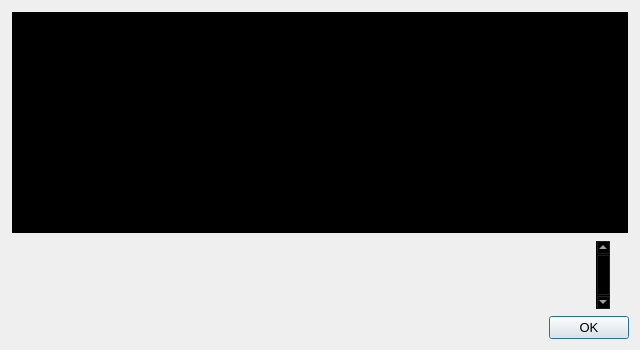
<?xml version="1.0" encoding="UTF-8"?>
<ui version="4.0">
 <class>HelpMessageDialog</class>
 <widget class="QDialog" name="HelpMessageDialog">
  <property name="geometry">
   <rect>
    <x>0</x>
    <y>0</y>
    <width>640</width>
    <height>350</height>
   </rect>
  </property>
  <property name="sizePolicy">
   <sizepolicy hsizetype="Fixed" vsizetype="Fixed">
    <horstretch>0</horstretch>
    <verstretch>0</verstretch>
   </sizepolicy>
  </property>
  <property name="maximumSize">
   <size>
    <width>640</width>
    <height>350</height>
   </size>
  </property>
  <property name="font">
   <font>
    <pointsize>10</pointsize>
   </font>
  </property>
  <property name="windowTitle">
   <string notr="true">BlocknetDX Core - Command-line options</string>
  </property>
  <property name="styleSheet">
   <string notr="true"/>
  </property>
  <layout class="QHBoxLayout" name="horizontalLayout_2">
   <item>
    <layout class="QVBoxLayout" name="verticalLayout">
     <item>
      <widget class="QTextEdit" name="helpMessage">
       <property name="maximumSize">
        <size>
         <width>16777215</width>
         <height>16777215</height>
        </size>
       </property>
       <property name="palette">
        <palette>
         <active>
          <colorrole role="WindowText">
           <brush brushstyle="SolidPattern">
            <color alpha="255">
             <red>255</red>
             <green>255</green>
             <blue>255</blue>
            </color>
           </brush>
          </colorrole>
          <colorrole role="Button">
           <brush brushstyle="SolidPattern">
            <color alpha="0">
             <red>0</red>
             <green>0</green>
             <blue>0</blue>
            </color>
           </brush>
          </colorrole>
          <colorrole role="Light">
           <brush brushstyle="SolidPattern">
            <color alpha="0">
             <red>0</red>
             <green>0</green>
             <blue>0</blue>
            </color>
           </brush>
          </colorrole>
          <colorrole role="Midlight">
           <brush brushstyle="SolidPattern">
            <color alpha="0">
             <red>0</red>
             <green>0</green>
             <blue>0</blue>
            </color>
           </brush>
          </colorrole>
          <colorrole role="Dark">
           <brush brushstyle="SolidPattern">
            <color alpha="0">
             <red>0</red>
             <green>0</green>
             <blue>0</blue>
            </color>
           </brush>
          </colorrole>
          <colorrole role="Mid">
           <brush brushstyle="SolidPattern">
            <color alpha="0">
             <red>0</red>
             <green>0</green>
             <blue>0</blue>
            </color>
           </brush>
          </colorrole>
          <colorrole role="Text">
           <brush brushstyle="SolidPattern">
            <color alpha="255">
             <red>255</red>
             <green>255</green>
             <blue>255</blue>
            </color>
           </brush>
          </colorrole>
          <colorrole role="BrightText">
           <brush brushstyle="SolidPattern">
            <color alpha="255">
             <red>255</red>
             <green>255</green>
             <blue>255</blue>
            </color>
           </brush>
          </colorrole>
          <colorrole role="ButtonText">
           <brush brushstyle="SolidPattern">
            <color alpha="255">
             <red>255</red>
             <green>255</green>
             <blue>255</blue>
            </color>
           </brush>
          </colorrole>
          <colorrole role="Base">
           <brush brushstyle="SolidPattern">
            <color alpha="255">
             <red>0</red>
             <green>0</green>
             <blue>0</blue>
            </color>
           </brush>
          </colorrole>
          <colorrole role="Window">
           <brush brushstyle="SolidPattern">
            <color alpha="0">
             <red>0</red>
             <green>0</green>
             <blue>0</blue>
            </color>
           </brush>
          </colorrole>
          <colorrole role="Shadow">
           <brush brushstyle="SolidPattern">
            <color alpha="255">
             <red>0</red>
             <green>0</green>
             <blue>0</blue>
            </color>
           </brush>
          </colorrole>
          <colorrole role="AlternateBase">
           <brush brushstyle="SolidPattern">
            <color alpha="127">
             <red>0</red>
             <green>0</green>
             <blue>0</blue>
            </color>
           </brush>
          </colorrole>
          <colorrole role="ToolTipBase">
           <brush brushstyle="SolidPattern">
            <color alpha="255">
             <red>255</red>
             <green>255</green>
             <blue>220</blue>
            </color>
           </brush>
          </colorrole>
          <colorrole role="ToolTipText">
           <brush brushstyle="SolidPattern">
            <color alpha="255">
             <red>0</red>
             <green>0</green>
             <blue>0</blue>
            </color>
           </brush>
          </colorrole>
         </active>
         <inactive>
          <colorrole role="WindowText">
           <brush brushstyle="SolidPattern">
            <color alpha="255">
             <red>255</red>
             <green>255</green>
             <blue>255</blue>
            </color>
           </brush>
          </colorrole>
          <colorrole role="Button">
           <brush brushstyle="SolidPattern">
            <color alpha="0">
             <red>0</red>
             <green>0</green>
             <blue>0</blue>
            </color>
           </brush>
          </colorrole>
          <colorrole role="Light">
           <brush brushstyle="SolidPattern">
            <color alpha="0">
             <red>0</red>
             <green>0</green>
             <blue>0</blue>
            </color>
           </brush>
          </colorrole>
          <colorrole role="Midlight">
           <brush brushstyle="SolidPattern">
            <color alpha="0">
             <red>0</red>
             <green>0</green>
             <blue>0</blue>
            </color>
           </brush>
          </colorrole>
          <colorrole role="Dark">
           <brush brushstyle="SolidPattern">
            <color alpha="0">
             <red>0</red>
             <green>0</green>
             <blue>0</blue>
            </color>
           </brush>
          </colorrole>
          <colorrole role="Mid">
           <brush brushstyle="SolidPattern">
            <color alpha="0">
             <red>0</red>
             <green>0</green>
             <blue>0</blue>
            </color>
           </brush>
          </colorrole>
          <colorrole role="Text">
           <brush brushstyle="SolidPattern">
            <color alpha="255">
             <red>255</red>
             <green>255</green>
             <blue>255</blue>
            </color>
           </brush>
          </colorrole>
          <colorrole role="BrightText">
           <brush brushstyle="SolidPattern">
            <color alpha="255">
             <red>255</red>
             <green>255</green>
             <blue>255</blue>
            </color>
           </brush>
          </colorrole>
          <colorrole role="ButtonText">
           <brush brushstyle="SolidPattern">
            <color alpha="255">
             <red>255</red>
             <green>255</green>
             <blue>255</blue>
            </color>
           </brush>
          </colorrole>
          <colorrole role="Base">
           <brush brushstyle="SolidPattern">
            <color alpha="255">
             <red>0</red>
             <green>0</green>
             <blue>0</blue>
            </color>
           </brush>
          </colorrole>
          <colorrole role="Window">
           <brush brushstyle="SolidPattern">
            <color alpha="0">
             <red>0</red>
             <green>0</green>
             <blue>0</blue>
            </color>
           </brush>
          </colorrole>
          <colorrole role="Shadow">
           <brush brushstyle="SolidPattern">
            <color alpha="255">
             <red>0</red>
             <green>0</green>
             <blue>0</blue>
            </color>
           </brush>
          </colorrole>
          <colorrole role="AlternateBase">
           <brush brushstyle="SolidPattern">
            <color alpha="127">
             <red>0</red>
             <green>0</green>
             <blue>0</blue>
            </color>
           </brush>
          </colorrole>
          <colorrole role="ToolTipBase">
           <brush brushstyle="SolidPattern">
            <color alpha="255">
             <red>255</red>
             <green>255</green>
             <blue>220</blue>
            </color>
           </brush>
          </colorrole>
          <colorrole role="ToolTipText">
           <brush brushstyle="SolidPattern">
            <color alpha="255">
             <red>0</red>
             <green>0</green>
             <blue>0</blue>
            </color>
           </brush>
          </colorrole>
         </inactive>
         <disabled>
          <colorrole role="WindowText">
           <brush brushstyle="SolidPattern">
            <color alpha="0">
             <red>0</red>
             <green>0</green>
             <blue>0</blue>
            </color>
           </brush>
          </colorrole>
          <colorrole role="Button">
           <brush brushstyle="SolidPattern">
            <color alpha="0">
             <red>0</red>
             <green>0</green>
             <blue>0</blue>
            </color>
           </brush>
          </colorrole>
          <colorrole role="Light">
           <brush brushstyle="SolidPattern">
            <color alpha="0">
             <red>0</red>
             <green>0</green>
             <blue>0</blue>
            </color>
           </brush>
          </colorrole>
          <colorrole role="Midlight">
           <brush brushstyle="SolidPattern">
            <color alpha="0">
             <red>0</red>
             <green>0</green>
             <blue>0</blue>
            </color>
           </brush>
          </colorrole>
          <colorrole role="Dark">
           <brush brushstyle="SolidPattern">
            <color alpha="0">
             <red>0</red>
             <green>0</green>
             <blue>0</blue>
            </color>
           </brush>
          </colorrole>
          <colorrole role="Mid">
           <brush brushstyle="SolidPattern">
            <color alpha="0">
             <red>0</red>
             <green>0</green>
             <blue>0</blue>
            </color>
           </brush>
          </colorrole>
          <colorrole role="Text">
           <brush brushstyle="SolidPattern">
            <color alpha="0">
             <red>0</red>
             <green>0</green>
             <blue>0</blue>
            </color>
           </brush>
          </colorrole>
          <colorrole role="BrightText">
           <brush brushstyle="SolidPattern">
            <color alpha="255">
             <red>255</red>
             <green>255</green>
             <blue>255</blue>
            </color>
           </brush>
          </colorrole>
          <colorrole role="ButtonText">
           <brush brushstyle="SolidPattern">
            <color alpha="0">
             <red>0</red>
             <green>0</green>
             <blue>0</blue>
            </color>
           </brush>
          </colorrole>
          <colorrole role="Base">
           <brush brushstyle="SolidPattern">
            <color alpha="0">
             <red>0</red>
             <green>0</green>
             <blue>0</blue>
            </color>
           </brush>
          </colorrole>
          <colorrole role="Window">
           <brush brushstyle="SolidPattern">
            <color alpha="0">
             <red>0</red>
             <green>0</green>
             <blue>0</blue>
            </color>
           </brush>
          </colorrole>
          <colorrole role="Shadow">
           <brush brushstyle="SolidPattern">
            <color alpha="255">
             <red>0</red>
             <green>0</green>
             <blue>0</blue>
            </color>
           </brush>
          </colorrole>
          <colorrole role="AlternateBase">
           <brush brushstyle="SolidPattern">
            <color alpha="0">
             <red>0</red>
             <green>0</green>
             <blue>0</blue>
            </color>
           </brush>
          </colorrole>
          <colorrole role="ToolTipBase">
           <brush brushstyle="SolidPattern">
            <color alpha="255">
             <red>255</red>
             <green>255</green>
             <blue>220</blue>
            </color>
           </brush>
          </colorrole>
          <colorrole role="ToolTipText">
           <brush brushstyle="SolidPattern">
            <color alpha="255">
             <red>0</red>
             <green>0</green>
             <blue>0</blue>
            </color>
           </brush>
          </colorrole>
         </disabled>
        </palette>
       </property>
       <property name="autoFillBackground">
        <bool>false</bool>
       </property>
       <property name="readOnly">
        <bool>true</bool>
       </property>
      </widget>
     </item>
     <item>
      <widget class="QScrollArea" name="scrollArea">
       <property name="sizePolicy">
        <sizepolicy hsizetype="Fixed" vsizetype="Fixed">
         <horstretch>0</horstretch>
         <verstretch>0</verstretch>
        </sizepolicy>
       </property>
       <property name="maximumSize">
        <size>
         <width>600</width>
         <height>385</height>
        </size>
       </property>
       <property name="palette">
        <palette>
         <active>
          <colorrole role="WindowText">
           <brush brushstyle="SolidPattern">
            <color alpha="255">
             <red>255</red>
             <green>255</green>
             <blue>255</blue>
            </color>
           </brush>
          </colorrole>
          <colorrole role="Button">
           <brush brushstyle="SolidPattern">
            <color alpha="0">
             <red>0</red>
             <green>0</green>
             <blue>0</blue>
            </color>
           </brush>
          </colorrole>
          <colorrole role="Light">
           <brush brushstyle="SolidPattern">
            <color alpha="0">
             <red>0</red>
             <green>0</green>
             <blue>0</blue>
            </color>
           </brush>
          </colorrole>
          <colorrole role="Midlight">
           <brush brushstyle="SolidPattern">
            <color alpha="0">
             <red>0</red>
             <green>0</green>
             <blue>0</blue>
            </color>
           </brush>
          </colorrole>
          <colorrole role="Dark">
           <brush brushstyle="SolidPattern">
            <color alpha="0">
             <red>0</red>
             <green>0</green>
             <blue>0</blue>
            </color>
           </brush>
          </colorrole>
          <colorrole role="Mid">
           <brush brushstyle="SolidPattern">
            <color alpha="0">
             <red>0</red>
             <green>0</green>
             <blue>0</blue>
            </color>
           </brush>
          </colorrole>
          <colorrole role="Text">
           <brush brushstyle="SolidPattern">
            <color alpha="255">
             <red>255</red>
             <green>255</green>
             <blue>255</blue>
            </color>
           </brush>
          </colorrole>
          <colorrole role="BrightText">
           <brush brushstyle="SolidPattern">
            <color alpha="255">
             <red>255</red>
             <green>255</green>
             <blue>255</blue>
            </color>
           </brush>
          </colorrole>
          <colorrole role="ButtonText">
           <brush brushstyle="SolidPattern">
            <color alpha="255">
             <red>255</red>
             <green>255</green>
             <blue>255</blue>
            </color>
           </brush>
          </colorrole>
          <colorrole role="Base">
           <brush brushstyle="SolidPattern">
            <color alpha="255">
             <red>0</red>
             <green>0</green>
             <blue>0</blue>
            </color>
           </brush>
          </colorrole>
          <colorrole role="Window">
           <brush brushstyle="SolidPattern">
            <color alpha="0">
             <red>0</red>
             <green>0</green>
             <blue>0</blue>
            </color>
           </brush>
          </colorrole>
          <colorrole role="Shadow">
           <brush brushstyle="SolidPattern">
            <color alpha="255">
             <red>0</red>
             <green>0</green>
             <blue>0</blue>
            </color>
           </brush>
          </colorrole>
          <colorrole role="AlternateBase">
           <brush brushstyle="SolidPattern">
            <color alpha="127">
             <red>0</red>
             <green>0</green>
             <blue>0</blue>
            </color>
           </brush>
          </colorrole>
          <colorrole role="ToolTipBase">
           <brush brushstyle="SolidPattern">
            <color alpha="255">
             <red>255</red>
             <green>255</green>
             <blue>220</blue>
            </color>
           </brush>
          </colorrole>
          <colorrole role="ToolTipText">
           <brush brushstyle="SolidPattern">
            <color alpha="255">
             <red>0</red>
             <green>0</green>
             <blue>0</blue>
            </color>
           </brush>
          </colorrole>
         </active>
         <inactive>
          <colorrole role="WindowText">
           <brush brushstyle="SolidPattern">
            <color alpha="255">
             <red>255</red>
             <green>255</green>
             <blue>255</blue>
            </color>
           </brush>
          </colorrole>
          <colorrole role="Button">
           <brush brushstyle="SolidPattern">
            <color alpha="0">
             <red>0</red>
             <green>0</green>
             <blue>0</blue>
            </color>
           </brush>
          </colorrole>
          <colorrole role="Light">
           <brush brushstyle="SolidPattern">
            <color alpha="0">
             <red>0</red>
             <green>0</green>
             <blue>0</blue>
            </color>
           </brush>
          </colorrole>
          <colorrole role="Midlight">
           <brush brushstyle="SolidPattern">
            <color alpha="0">
             <red>0</red>
             <green>0</green>
             <blue>0</blue>
            </color>
           </brush>
          </colorrole>
          <colorrole role="Dark">
           <brush brushstyle="SolidPattern">
            <color alpha="0">
             <red>0</red>
             <green>0</green>
             <blue>0</blue>
            </color>
           </brush>
          </colorrole>
          <colorrole role="Mid">
           <brush brushstyle="SolidPattern">
            <color alpha="0">
             <red>0</red>
             <green>0</green>
             <blue>0</blue>
            </color>
           </brush>
          </colorrole>
          <colorrole role="Text">
           <brush brushstyle="SolidPattern">
            <color alpha="255">
             <red>255</red>
             <green>255</green>
             <blue>255</blue>
            </color>
           </brush>
          </colorrole>
          <colorrole role="BrightText">
           <brush brushstyle="SolidPattern">
            <color alpha="255">
             <red>255</red>
             <green>255</green>
             <blue>255</blue>
            </color>
           </brush>
          </colorrole>
          <colorrole role="ButtonText">
           <brush brushstyle="SolidPattern">
            <color alpha="255">
             <red>255</red>
             <green>255</green>
             <blue>255</blue>
            </color>
           </brush>
          </colorrole>
          <colorrole role="Base">
           <brush brushstyle="SolidPattern">
            <color alpha="255">
             <red>0</red>
             <green>0</green>
             <blue>0</blue>
            </color>
           </brush>
          </colorrole>
          <colorrole role="Window">
           <brush brushstyle="SolidPattern">
            <color alpha="0">
             <red>0</red>
             <green>0</green>
             <blue>0</blue>
            </color>
           </brush>
          </colorrole>
          <colorrole role="Shadow">
           <brush brushstyle="SolidPattern">
            <color alpha="255">
             <red>0</red>
             <green>0</green>
             <blue>0</blue>
            </color>
           </brush>
          </colorrole>
          <colorrole role="AlternateBase">
           <brush brushstyle="SolidPattern">
            <color alpha="127">
             <red>0</red>
             <green>0</green>
             <blue>0</blue>
            </color>
           </brush>
          </colorrole>
          <colorrole role="ToolTipBase">
           <brush brushstyle="SolidPattern">
            <color alpha="255">
             <red>255</red>
             <green>255</green>
             <blue>220</blue>
            </color>
           </brush>
          </colorrole>
          <colorrole role="ToolTipText">
           <brush brushstyle="SolidPattern">
            <color alpha="255">
             <red>0</red>
             <green>0</green>
             <blue>0</blue>
            </color>
           </brush>
          </colorrole>
         </inactive>
         <disabled>
          <colorrole role="WindowText">
           <brush brushstyle="SolidPattern">
            <color alpha="0">
             <red>0</red>
             <green>0</green>
             <blue>0</blue>
            </color>
           </brush>
          </colorrole>
          <colorrole role="Button">
           <brush brushstyle="SolidPattern">
            <color alpha="0">
             <red>0</red>
             <green>0</green>
             <blue>0</blue>
            </color>
           </brush>
          </colorrole>
          <colorrole role="Light">
           <brush brushstyle="SolidPattern">
            <color alpha="0">
             <red>0</red>
             <green>0</green>
             <blue>0</blue>
            </color>
           </brush>
          </colorrole>
          <colorrole role="Midlight">
           <brush brushstyle="SolidPattern">
            <color alpha="0">
             <red>0</red>
             <green>0</green>
             <blue>0</blue>
            </color>
           </brush>
          </colorrole>
          <colorrole role="Dark">
           <brush brushstyle="SolidPattern">
            <color alpha="0">
             <red>0</red>
             <green>0</green>
             <blue>0</blue>
            </color>
           </brush>
          </colorrole>
          <colorrole role="Mid">
           <brush brushstyle="SolidPattern">
            <color alpha="0">
             <red>0</red>
             <green>0</green>
             <blue>0</blue>
            </color>
           </brush>
          </colorrole>
          <colorrole role="Text">
           <brush brushstyle="SolidPattern">
            <color alpha="0">
             <red>0</red>
             <green>0</green>
             <blue>0</blue>
            </color>
           </brush>
          </colorrole>
          <colorrole role="BrightText">
           <brush brushstyle="SolidPattern">
            <color alpha="255">
             <red>255</red>
             <green>255</green>
             <blue>255</blue>
            </color>
           </brush>
          </colorrole>
          <colorrole role="ButtonText">
           <brush brushstyle="SolidPattern">
            <color alpha="0">
             <red>0</red>
             <green>0</green>
             <blue>0</blue>
            </color>
           </brush>
          </colorrole>
          <colorrole role="Base">
           <brush brushstyle="SolidPattern">
            <color alpha="0">
             <red>0</red>
             <green>0</green>
             <blue>0</blue>
            </color>
           </brush>
          </colorrole>
          <colorrole role="Window">
           <brush brushstyle="SolidPattern">
            <color alpha="0">
             <red>0</red>
             <green>0</green>
             <blue>0</blue>
            </color>
           </brush>
          </colorrole>
          <colorrole role="Shadow">
           <brush brushstyle="SolidPattern">
            <color alpha="255">
             <red>0</red>
             <green>0</green>
             <blue>0</blue>
            </color>
           </brush>
          </colorrole>
          <colorrole role="AlternateBase">
           <brush brushstyle="SolidPattern">
            <color alpha="0">
             <red>0</red>
             <green>0</green>
             <blue>0</blue>
            </color>
           </brush>
          </colorrole>
          <colorrole role="ToolTipBase">
           <brush brushstyle="SolidPattern">
            <color alpha="255">
             <red>255</red>
             <green>255</green>
             <blue>220</blue>
            </color>
           </brush>
          </colorrole>
          <colorrole role="ToolTipText">
           <brush brushstyle="SolidPattern">
            <color alpha="255">
             <red>0</red>
             <green>0</green>
             <blue>0</blue>
            </color>
           </brush>
          </colorrole>
         </disabled>
        </palette>
       </property>
       <property name="verticalScrollBarPolicy">
        <enum>Qt::ScrollBarAlwaysOn</enum>
       </property>
       <property name="widgetResizable">
        <bool>true</bool>
       </property>
       <widget class="QWidget" name="scrollAreaWidgetContents">
        <property name="geometry">
         <rect>
          <x>0</x>
          <y>0</y>
          <width>609</width>
          <height>424</height>
         </rect>
        </property>
        <layout class="QVBoxLayout" name="verticalLayout_2">
         <item>
          <widget class="QLabel" name="aboutMessage">
           <property name="palette">
            <palette>
             <active>
              <colorrole role="WindowText">
               <brush brushstyle="SolidPattern">
                <color alpha="255">
                 <red>255</red>
                 <green>255</green>
                 <blue>255</blue>
                </color>
               </brush>
              </colorrole>
              <colorrole role="Button">
               <brush brushstyle="SolidPattern">
                <color alpha="0">
                 <red>0</red>
                 <green>0</green>
                 <blue>0</blue>
                </color>
               </brush>
              </colorrole>
              <colorrole role="Light">
               <brush brushstyle="SolidPattern">
                <color alpha="0">
                 <red>0</red>
                 <green>0</green>
                 <blue>0</blue>
                </color>
               </brush>
              </colorrole>
              <colorrole role="Midlight">
               <brush brushstyle="SolidPattern">
                <color alpha="0">
                 <red>0</red>
                 <green>0</green>
                 <blue>0</blue>
                </color>
               </brush>
              </colorrole>
              <colorrole role="Dark">
               <brush brushstyle="SolidPattern">
                <color alpha="0">
                 <red>0</red>
                 <green>0</green>
                 <blue>0</blue>
                </color>
               </brush>
              </colorrole>
              <colorrole role="Mid">
               <brush brushstyle="SolidPattern">
                <color alpha="0">
                 <red>0</red>
                 <green>0</green>
                 <blue>0</blue>
                </color>
               </brush>
              </colorrole>
              <colorrole role="Text">
               <brush brushstyle="SolidPattern">
                <color alpha="255">
                 <red>255</red>
                 <green>255</green>
                 <blue>255</blue>
                </color>
               </brush>
              </colorrole>
              <colorrole role="BrightText">
               <brush brushstyle="SolidPattern">
                <color alpha="255">
                 <red>255</red>
                 <green>255</green>
                 <blue>255</blue>
                </color>
               </brush>
              </colorrole>
              <colorrole role="ButtonText">
               <brush brushstyle="SolidPattern">
                <color alpha="255">
                 <red>255</red>
                 <green>255</green>
                 <blue>255</blue>
                </color>
               </brush>
              </colorrole>
              <colorrole role="Base">
               <brush brushstyle="SolidPattern">
                <color alpha="255">
                 <red>0</red>
                 <green>0</green>
                 <blue>0</blue>
                </color>
               </brush>
              </colorrole>
              <colorrole role="Window">
               <brush brushstyle="SolidPattern">
                <color alpha="0">
                 <red>0</red>
                 <green>0</green>
                 <blue>0</blue>
                </color>
               </brush>
              </colorrole>
              <colorrole role="Shadow">
               <brush brushstyle="SolidPattern">
                <color alpha="255">
                 <red>0</red>
                 <green>0</green>
                 <blue>0</blue>
                </color>
               </brush>
              </colorrole>
              <colorrole role="AlternateBase">
               <brush brushstyle="SolidPattern">
                <color alpha="127">
                 <red>0</red>
                 <green>0</green>
                 <blue>0</blue>
                </color>
               </brush>
              </colorrole>
              <colorrole role="ToolTipBase">
               <brush brushstyle="SolidPattern">
                <color alpha="255">
                 <red>255</red>
                 <green>255</green>
                 <blue>220</blue>
                </color>
               </brush>
              </colorrole>
              <colorrole role="ToolTipText">
               <brush brushstyle="SolidPattern">
                <color alpha="255">
                 <red>0</red>
                 <green>0</green>
                 <blue>0</blue>
                </color>
               </brush>
              </colorrole>
             </active>
             <inactive>
              <colorrole role="WindowText">
               <brush brushstyle="SolidPattern">
                <color alpha="255">
                 <red>255</red>
                 <green>255</green>
                 <blue>255</blue>
                </color>
               </brush>
              </colorrole>
              <colorrole role="Button">
               <brush brushstyle="SolidPattern">
                <color alpha="0">
                 <red>0</red>
                 <green>0</green>
                 <blue>0</blue>
                </color>
               </brush>
              </colorrole>
              <colorrole role="Light">
               <brush brushstyle="SolidPattern">
                <color alpha="0">
                 <red>0</red>
                 <green>0</green>
                 <blue>0</blue>
                </color>
               </brush>
              </colorrole>
              <colorrole role="Midlight">
               <brush brushstyle="SolidPattern">
                <color alpha="0">
                 <red>0</red>
                 <green>0</green>
                 <blue>0</blue>
                </color>
               </brush>
              </colorrole>
              <colorrole role="Dark">
               <brush brushstyle="SolidPattern">
                <color alpha="0">
                 <red>0</red>
                 <green>0</green>
                 <blue>0</blue>
                </color>
               </brush>
              </colorrole>
              <colorrole role="Mid">
               <brush brushstyle="SolidPattern">
                <color alpha="0">
                 <red>0</red>
                 <green>0</green>
                 <blue>0</blue>
                </color>
               </brush>
              </colorrole>
              <colorrole role="Text">
               <brush brushstyle="SolidPattern">
                <color alpha="255">
                 <red>255</red>
                 <green>255</green>
                 <blue>255</blue>
                </color>
               </brush>
              </colorrole>
              <colorrole role="BrightText">
               <brush brushstyle="SolidPattern">
                <color alpha="255">
                 <red>255</red>
                 <green>255</green>
                 <blue>255</blue>
                </color>
               </brush>
              </colorrole>
              <colorrole role="ButtonText">
               <brush brushstyle="SolidPattern">
                <color alpha="255">
                 <red>255</red>
                 <green>255</green>
                 <blue>255</blue>
                </color>
               </brush>
              </colorrole>
              <colorrole role="Base">
               <brush brushstyle="SolidPattern">
                <color alpha="255">
                 <red>0</red>
                 <green>0</green>
                 <blue>0</blue>
                </color>
               </brush>
              </colorrole>
              <colorrole role="Window">
               <brush brushstyle="SolidPattern">
                <color alpha="0">
                 <red>0</red>
                 <green>0</green>
                 <blue>0</blue>
                </color>
               </brush>
              </colorrole>
              <colorrole role="Shadow">
               <brush brushstyle="SolidPattern">
                <color alpha="255">
                 <red>0</red>
                 <green>0</green>
                 <blue>0</blue>
                </color>
               </brush>
              </colorrole>
              <colorrole role="AlternateBase">
               <brush brushstyle="SolidPattern">
                <color alpha="127">
                 <red>0</red>
                 <green>0</green>
                 <blue>0</blue>
                </color>
               </brush>
              </colorrole>
              <colorrole role="ToolTipBase">
               <brush brushstyle="SolidPattern">
                <color alpha="255">
                 <red>255</red>
                 <green>255</green>
                 <blue>220</blue>
                </color>
               </brush>
              </colorrole>
              <colorrole role="ToolTipText">
               <brush brushstyle="SolidPattern">
                <color alpha="255">
                 <red>0</red>
                 <green>0</green>
                 <blue>0</blue>
                </color>
               </brush>
              </colorrole>
             </inactive>
             <disabled>
              <colorrole role="WindowText">
               <brush brushstyle="SolidPattern">
                <color alpha="0">
                 <red>0</red>
                 <green>0</green>
                 <blue>0</blue>
                </color>
               </brush>
              </colorrole>
              <colorrole role="Button">
               <brush brushstyle="SolidPattern">
                <color alpha="0">
                 <red>0</red>
                 <green>0</green>
                 <blue>0</blue>
                </color>
               </brush>
              </colorrole>
              <colorrole role="Light">
               <brush brushstyle="SolidPattern">
                <color alpha="0">
                 <red>0</red>
                 <green>0</green>
                 <blue>0</blue>
                </color>
               </brush>
              </colorrole>
              <colorrole role="Midlight">
               <brush brushstyle="SolidPattern">
                <color alpha="0">
                 <red>0</red>
                 <green>0</green>
                 <blue>0</blue>
                </color>
               </brush>
              </colorrole>
              <colorrole role="Dark">
               <brush brushstyle="SolidPattern">
                <color alpha="0">
                 <red>0</red>
                 <green>0</green>
                 <blue>0</blue>
                </color>
               </brush>
              </colorrole>
              <colorrole role="Mid">
               <brush brushstyle="SolidPattern">
                <color alpha="0">
                 <red>0</red>
                 <green>0</green>
                 <blue>0</blue>
                </color>
               </brush>
              </colorrole>
              <colorrole role="Text">
               <brush brushstyle="SolidPattern">
                <color alpha="0">
                 <red>0</red>
                 <green>0</green>
                 <blue>0</blue>
                </color>
               </brush>
              </colorrole>
              <colorrole role="BrightText">
               <brush brushstyle="SolidPattern">
                <color alpha="255">
                 <red>255</red>
                 <green>255</green>
                 <blue>255</blue>
                </color>
               </brush>
              </colorrole>
              <colorrole role="ButtonText">
               <brush brushstyle="SolidPattern">
                <color alpha="0">
                 <red>0</red>
                 <green>0</green>
                 <blue>0</blue>
                </color>
               </brush>
              </colorrole>
              <colorrole role="Base">
               <brush brushstyle="SolidPattern">
                <color alpha="0">
                 <red>0</red>
                 <green>0</green>
                 <blue>0</blue>
                </color>
               </brush>
              </colorrole>
              <colorrole role="Window">
               <brush brushstyle="SolidPattern">
                <color alpha="0">
                 <red>0</red>
                 <green>0</green>
                 <blue>0</blue>
                </color>
               </brush>
              </colorrole>
              <colorrole role="Shadow">
               <brush brushstyle="SolidPattern">
                <color alpha="255">
                 <red>0</red>
                 <green>0</green>
                 <blue>0</blue>
                </color>
               </brush>
              </colorrole>
              <colorrole role="AlternateBase">
               <brush brushstyle="SolidPattern">
                <color alpha="0">
                 <red>0</red>
                 <green>0</green>
                 <blue>0</blue>
                </color>
               </brush>
              </colorrole>
              <colorrole role="ToolTipBase">
               <brush brushstyle="SolidPattern">
                <color alpha="255">
                 <red>255</red>
                 <green>255</green>
                 <blue>220</blue>
                </color>
               </brush>
              </colorrole>
              <colorrole role="ToolTipText">
               <brush brushstyle="SolidPattern">
                <color alpha="255">
                 <red>0</red>
                 <green>0</green>
                 <blue>0</blue>
                </color>
               </brush>
              </colorrole>
             </disabled>
            </palette>
           </property>
           <property name="cursor">
            <cursorShape>IBeamCursor</cursorShape>
           </property>
           <property name="textFormat">
            <enum>Qt::PlainText</enum>
           </property>
           <property name="pixmap">
            <pixmap resource="../blocknetdx.qrc">:/images/aboutImage1_bg</pixmap>
           </property>
           <property name="scaledContents">
            <bool>true</bool>
           </property>
           <property name="alignment">
            <set>Qt::AlignLeading|Qt::AlignLeft|Qt::AlignTop</set>
           </property>
           <property name="openExternalLinks">
            <bool>true</bool>
           </property>
           <property name="textInteractionFlags">
            <set>Qt::LinksAccessibleByMouse|Qt::TextSelectableByKeyboard|Qt::TextSelectableByMouse</set>
           </property>
          </widget>
         </item>
        </layout>
       </widget>
      </widget>
     </item>
     <item>
      <widget class="QDialogButtonBox" name="okButton">
       <property name="layoutDirection">
        <enum>Qt::LeftToRight</enum>
       </property>
       <property name="orientation">
        <enum>Qt::Horizontal</enum>
       </property>
       <property name="standardButtons">
        <set>QDialogButtonBox::Ok</set>
       </property>
      </widget>
     </item>
    </layout>
   </item>
  </layout>
 </widget>
 <resources>
  <include location="../blocknetdx.qrc"/>
 </resources>
 <connections>
  <connection>
   <sender>okButton</sender>
   <signal>accepted()</signal>
   <receiver>HelpMessageDialog</receiver>
   <slot>accept()</slot>
   <hints>
    <hint type="sourcelabel">
     <x>20</x>
     <y>20</y>
    </hint>
    <hint type="destinationlabel">
     <x>20</x>
     <y>20</y>
    </hint>
   </hints>
  </connection>
  <connection>
   <sender>okButton</sender>
   <signal>rejected()</signal>
   <receiver>HelpMessageDialog</receiver>
   <slot>reject()</slot>
   <hints>
    <hint type="sourcelabel">
     <x>20</x>
     <y>20</y>
    </hint>
    <hint type="destinationlabel">
     <x>20</x>
     <y>20</y>
    </hint>
   </hints>
  </connection>
 </connections>
</ui>
